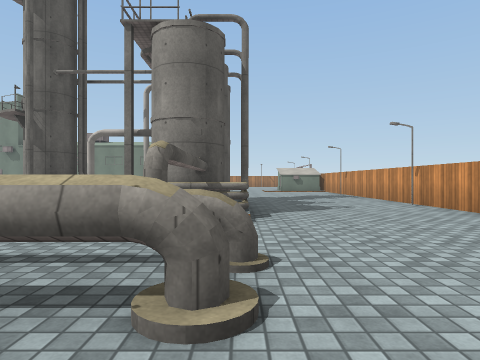
view 1 (above)

18 first-person views from a walk through a Unity game level. The camera is 1.2 m above the floor, looks level and sees 75° across. The floor is counted in squares, 2 m on a side. Each view is taken from the middle of a square. On the plan, view 1 faces up. The plan holds only what a view shows up to about 9 squares ahead; the rest is blank. Surface patterns are stand-ins for the level's own textures.

view 2
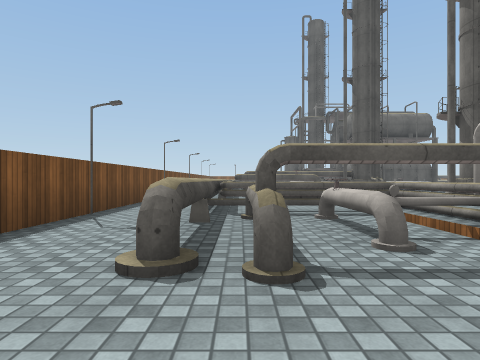

view 3
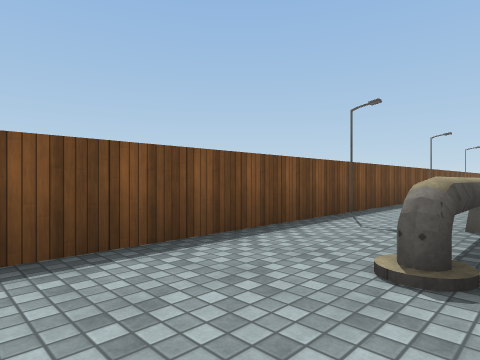

view 4
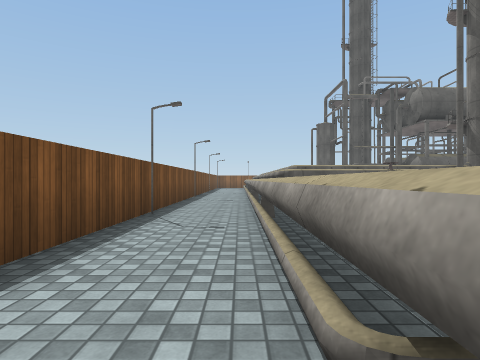

view 5
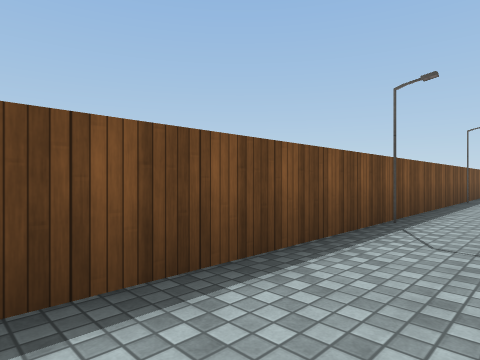

view 6
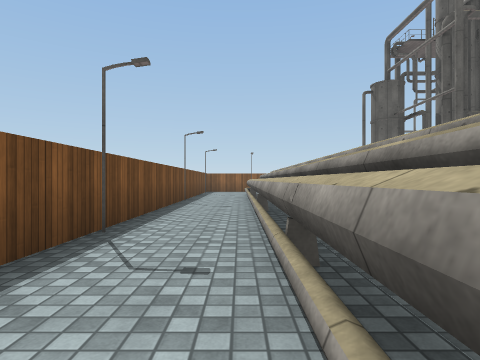

view 7
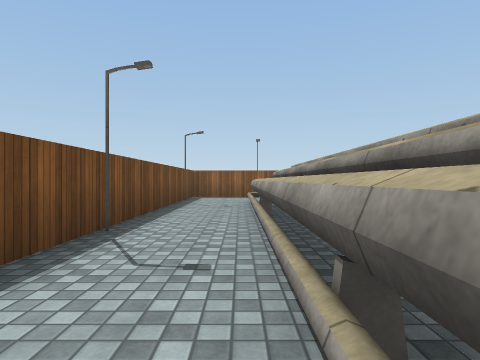

view 8
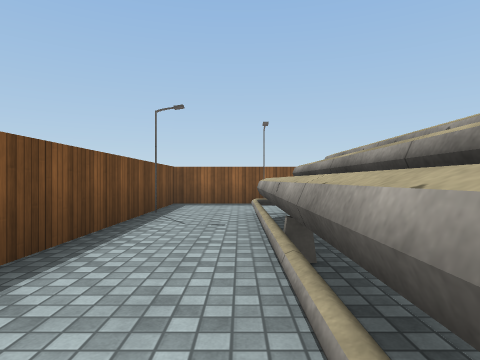

view 9
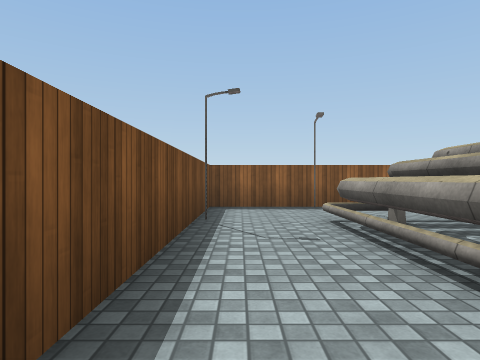

view 10
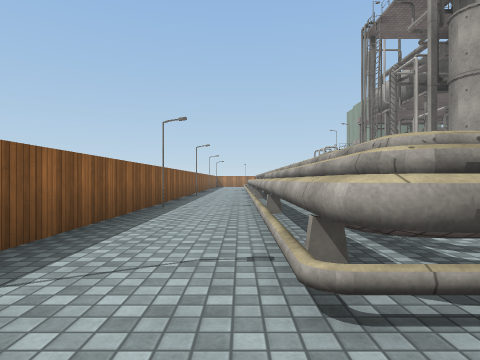

view 11
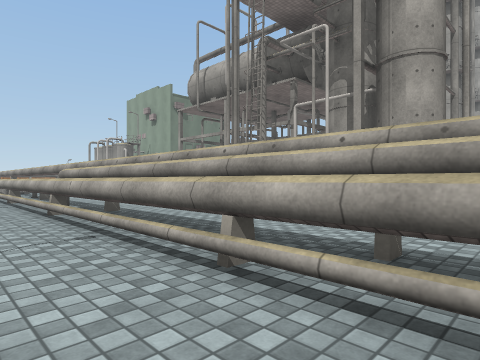

view 12
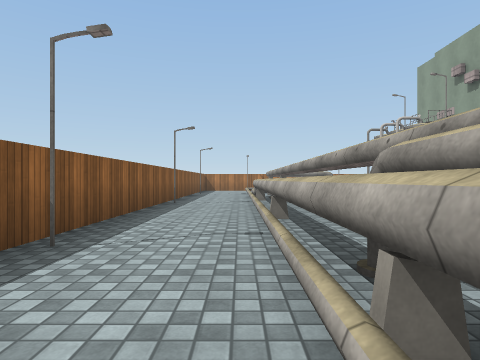

view 13
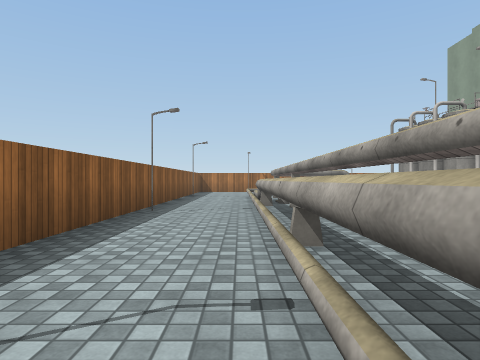

view 14
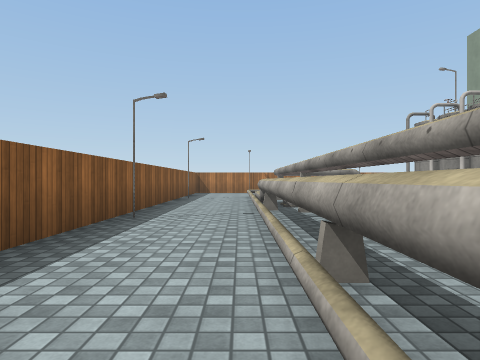

view 15
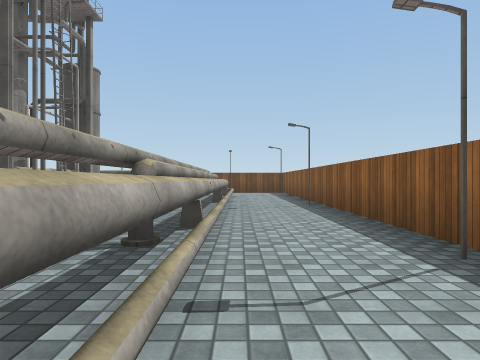

view 16
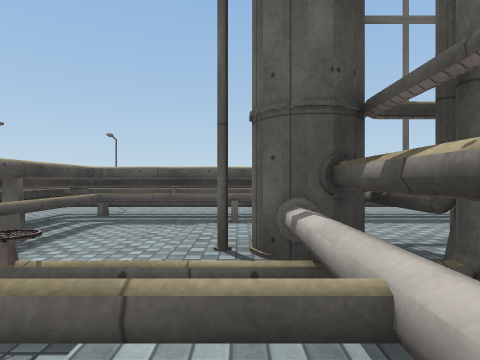

view 17
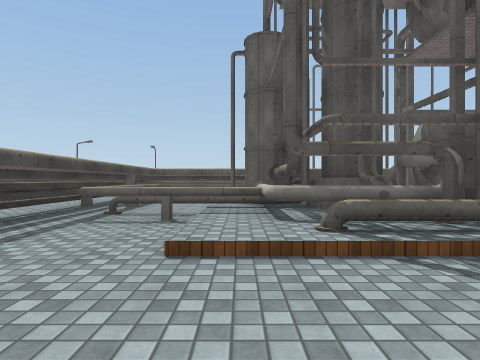

view 18
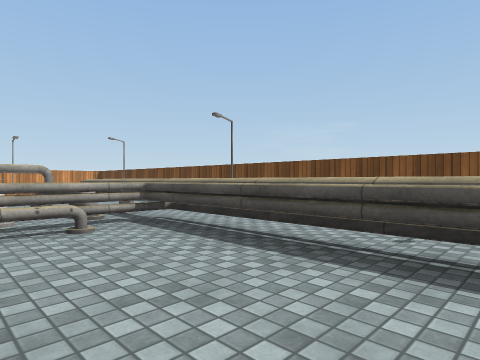

### Floor plan
Key: @ floor where view 1 was taken; # wall or solid block; . main floor; : floor 0.25 m higher than the main floor; / step, stairs or slope; = window, fence, low wall or low ledge; ^ raised ledge; T thing the floor can be seen under or through.
Columns run from 26 left of view 1 to 4 right of it. Each row starts with its distance up from view 1.
 21 #..#
 20 #.=#
 19 #./#
 18 #./#
 17 #./#
 16 #./#
 15 #./#
 14 #./#
 13 #./#.
 12 #./T.
 11 #./T..
 10 #./T..
  9 #./T.##                   #...#
  8 #./T.#####                /...#
  7 #./T.:####=.   ^#     #   #...#
  6 #./T.:##^##..  :#     ### ^...#
  5 #./T.:#:=::../ :#     ==##^...
  4 #./#....=....  .##....=##=....
  3 #./#....=...   .##....==^#....
  2 #.=####################=^^=..
  1 #..////////////////////......
  0 #.........................@..
 -1 #############################

Positions as (right, up) in squares from view 1, and headings:
1: (0, 0), facing up
2: (2, 2), facing left
3: (2, 2), facing down-left
4: (-3, 1), facing left
5: (-9, 1), facing down-left
6: (-10, 1), facing left
7: (-15, 1), facing left
8: (-18, 1), facing left
9: (-19, 0), facing left
10: (-24, 0), facing up
11: (-25, 4), facing up-right
12: (-24, 9), facing up
13: (-24, 11), facing up
14: (-24, 12), facing up
15: (-24, 14), facing down
16: (-17, 5), facing left
17: (-13, 5), facing left
18: (-8, 4), facing down-right
